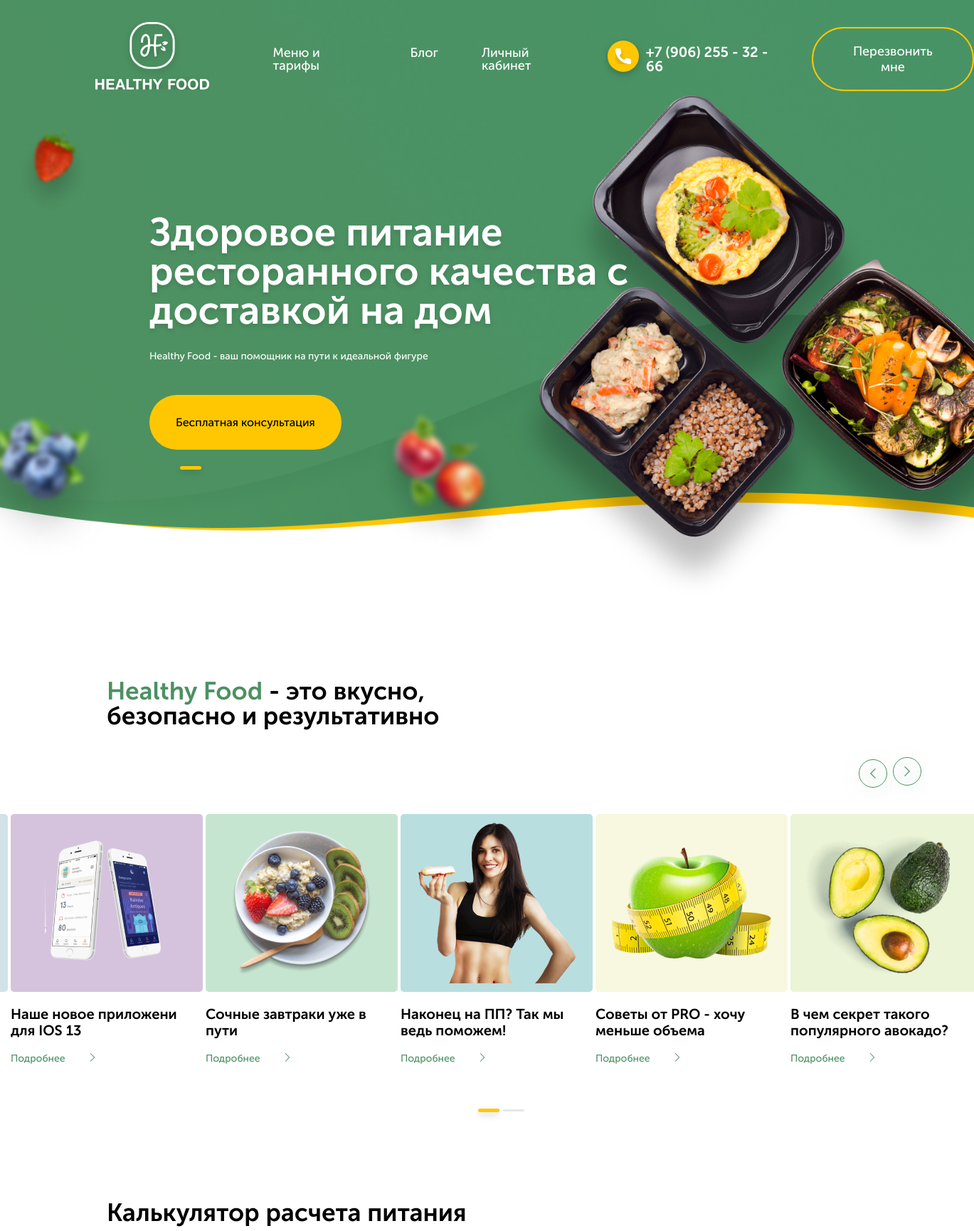
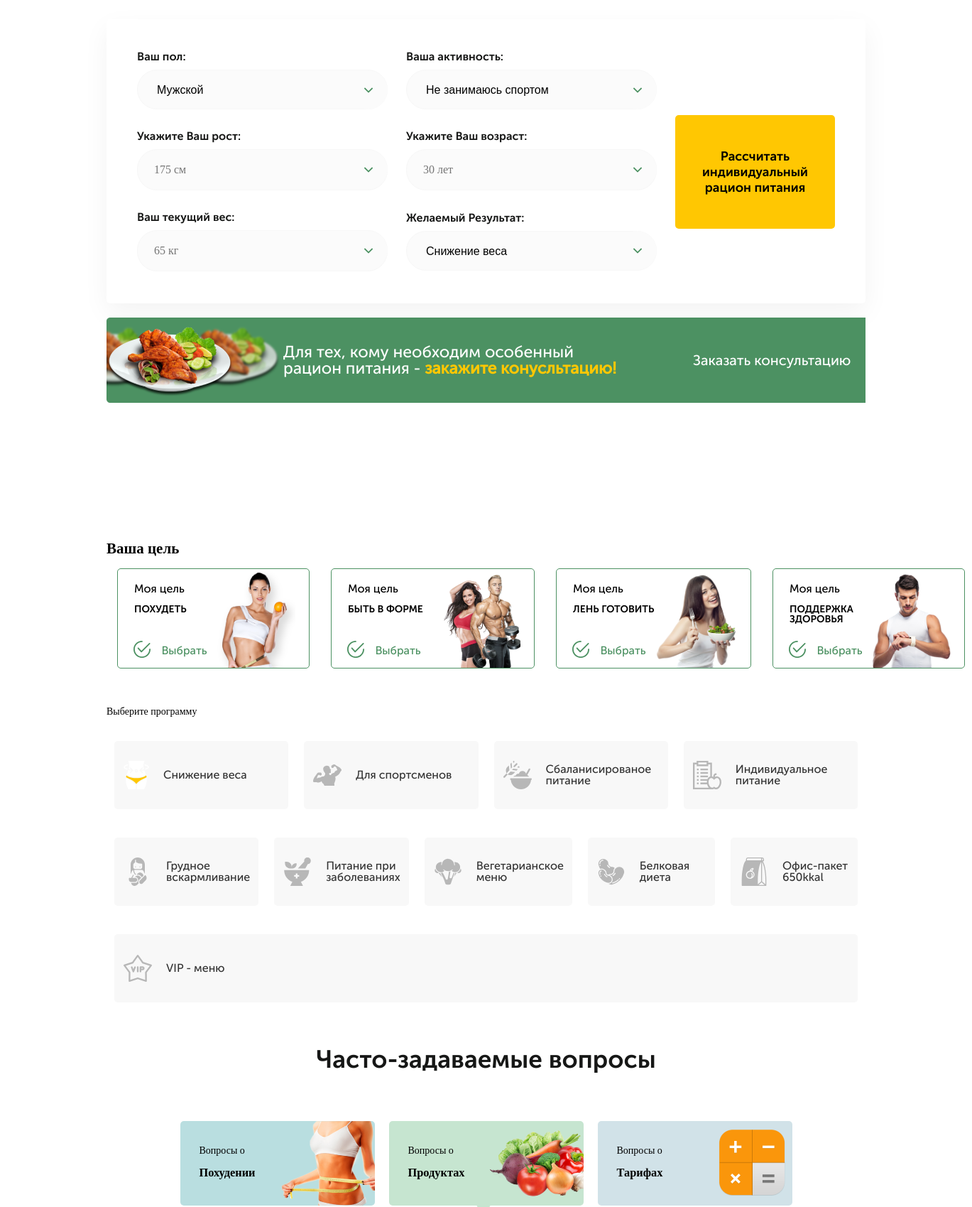
The page / (upper part) on the database its author committed (2 pictures, top to bottom).
### healthyfood/apps/main_page/models.py (models this page shows, shortened)
class HeaderSlider(models.Model):
    slider_header= models.CharField(("Обозначение о чем этот слайд"), max_length=50, null = True, blank = True)
    main_text = models.CharField(("Главный текст слайдера"), max_length=300)
    small_text = models.CharField(("Маленький текст слайдера"), max_length=200, null = True, blank = True)
    button = models.CharField( ("Текст кнопки"), max_length=50, null = True, blank = True)
    class Meta:
        db_table = ''
        managed = True
        verbose_name = 'Слайд хедера'
        verbose_name_plural = 'Слайды хедера'

class PageHeaders(models.Model):
    class Meta:
        db_table = ''
        managed = True
        verbose_name = 'Заголовоки страницы'
        verbose_name_plural = 'Заголовки страницы'
    anons_header = models.CharField(("Заголовок анонса"), max_length=100)
    anons_header_bold = models.CharField(("Выделенный текст заголовка анонса"), max_length=50, null = True, blank = True)
    calculator_header = models.CharField(("Заголовок калькулятора"), max_length=100)
    menu_header = models.CharField(("Заголовок меню"), max_length=100)
    menu_smalltext = models.CharField(("маленький текст в меню"), max_length=200)
    buy_header = models.CharField(("Заголовок 'Закажи сейчас' "), max_length=100)
    reviews_header = models.CharField(("Заголовок отзывов"), max_length=100)
    questions_header = models.CharField(("Заголовок вопросов"), max_length=100)

class PageSlider(models.Model):
    class Meta:
        db_table = ''
        managed = True
        verbose_name = 'Слайд анонса'
        verbose_name_plural = 'Слайды анонса'
    anons_slider_name = models.CharField(("Имя слайда"), max_length=50)
    anons_slider_text = models.CharField(("Текст слайда"), max_length=50)
    anons_slider_image = models.ImageField(("Картинка слайда"), upload_to='img', height_field=None, width_field=None, max_length=100)
    anons_slider_bgcolor = models.CharField (("Цвет фона слайда"), default= '#F0F0F0',  max_length=7)
    anons_slider_link = models.CharField(("Сылка слайда"), max_length=200, default="#")

class ProgrammsBig(models.Model):
    class Meta:
        db_table = ''
        managed = True
        verbose_name = 'Большой блок '
        verbose_name_plural = 'Большие блоки'
    big_text = models.CharField(("Название блока"), max_length=50)
    big_img = models.FileField(("Картинка блока"), upload_to='img')
    category = models.ForeignKey(MenuCategory, verbose_name=("Категория привязываемая к блоку"), on_delete=models.CASCADE)

class ProgrammsSmall(models.Model):
    class Meta:
        db_table = ''
        managed = True
        verbose_name = 'Маленький блок '
        verbose_name_plural = 'Маленькие блоки'
    name = models.CharField(("Название маленького блока"), max_length=50)
    small_img = models.FileField(("Картинка блока"), upload_to='img')
    cat = models.IntegerField(("Номер блока"))
    category = models.ForeignKey(MenuCategory, verbose_name=("Категория меню привязываемая к этому блоку"), on_delete=models.CASCADE)

### healthyfood/apps/main_page/views.py (the view)
# urls.py: path('', views.Base.as_view(), name = 'headers'),
class Base(CartMixin, View):
    def get(self, request):
        headers = PageHeaders.objects.all()
        header_slider = HeaderSlider.objects.all()
        page_slider = PageSlider.objects.all()
        programms_big = ProgrammsBig.objects.all()
        programms_small = ProgrammsSmall.objects.all()
        reviews = Reviews.objects.all()
        reviews_count = reviews.count()
        questions = QuestionsAnswers.objects.all()
        days  = Days.objects.all()
        categories = MenuCategory.objects.all()
        menu = Menu.objects.all()
        return render(request, 'main_page/page.html',{
        "headers": headers,
        'header_slider': header_slider,
        'page_slider': page_slider,
        'programms_big': programms_big,
        'programms_small': programms_small,
        'reviews': reviews,
        "reviews_count" : reviews_count,
        'questions': questions,
        'days': days,
        'categories' :categories,
        'cart': self.cart,
        'menu': menu,
        })

### healthyfood/apps/main_page/mixins.py (called while the page is built)
    def dispatch(self, request, *args, **kwargs):
        if request.user.is_authenticated:
            customer = Customer.objects.filter(user=request.user).first()
            if not customer:
                customer = Customer.objects.create(
                    user = request.user
                )
            cart = Cart.objects.filter(owner=customer, in_order=False).first()
            if not cart:
                cart = Cart.objects.create(owner=customer)
        else:
            cart=Cart.objects.filter(for_anonymous_user=True).first()
            if not cart:
                cart = Cart.objects.create(for_anonymous_user=True)
        self.cart = cart
        return super().dispatch(request, *args, **kwargs)

### healthyfood/templates/main_page/page.html (shortened to what this page needs)
{% extends "base.html" %}
{% load static %}
{% block headerslider %}
<div class="container">
    {% if header_slider%}
<div class="header__slider" id="slider-1">
     {% for a in header_slider%}
     <div class="header__slider__item">
        <h3>{{a.main_text}}</h3>
        {% if a.small_text %}
            <p>{{a.small_text}}</p>
        {% endif %}
        {% if a.button %}
            <a href="#popup" class="popup-link">
                <button class="header__slider__item__button"> {{a.button}} </button>
            </a>
        {% endif %}
    </div>
     {%endfor%}
</div>
 {% endif %}
</div>
</div>
{% endblock headerslider %}
{% block content %}
<div class="page">
    <div class="slider">
        <div class="slider__header">
                <h2>
                    {% for a in headers  %}
                    <b>{{a.anons_header_bold}}</b> - {{a.anons_header}}
                    {% endfor %}
                </h2>
        </div>
        {% if page_slider %}
        <div class="slider__slick" id="slider-2">
            {% for a in page_slider %}
            <div class="slider__slick__item">
                <div class="image__box" style="background: {{a.anons_slider_bgcolor}};">
                    <img src="{{ a.anons_slider_image.url }}" alt="" class="image">
                </div>
                    <p class="discription">
                        {{a.anons_slider_text}}
                    </p>
                    <a href="{{a.anons_slider_link}}" class="detailed">Подробнее</a>
                </div>
            {% endfor %}
        </div>
        {% endif %}
    </div>
    </div>
<div class="calculate" id="calculator">
    <h3 class="calculate__header">{% for a in headers %}
      {{a.calculator_header}}
    {% endfor %}</h3>
    <form action="{% if user.is_authenticated %}
    {% url 'filter' %}
    {% else %}
    {% url 'login' %}
    {% endif %}" method="GET" >
        <div class="calculate__box">
            <div class="calculate__box__item first">
                <div class="calculate__box__block calculate__box__block__1">
                    <label for="" class="discription">Ваш пол:</label>
                    <select  id="gender" required class="input">
                        <option value="mail" selected='selected'>Мужской</option>
                    </select>
                </div>
                <div class="calculate__box__block calculate__box__block__2">
                    <label for="" class="discription">Ваша активность:</label>
                    <select   id="activity" required class="input">
                        <option value="1.2">Не занимаюсь спортом</option>
                    </select>
                </div>
                <div class="calculate__box__block calculate__box__block__3">
                    <label for="" class="discription">Укажите Ваш рост:</label>
                    <input type="text" placeholder="175 см" pattern="[0-9]{3}" required class="input" id="height">
                </div>
                <div class="calculate__box__block calculate__box__block__4">
                    <label for="" class="discription">Укажите Ваш возраст:</label>
                    <input type="text" placeholder="30 лет" pattern="[0-9]{1,3}" required class="input" id="age">
                </div>
                <div class="calculate__box__block calculate__box__block__5">
                    <label for="" class="discription">Ваш текущий вес:</label>
                    <input type="text" placeholder="65 кг" pattern="[0-9]{1,4}" required class="input" id="weight">
                </div>
                <div class="calculate__box__block calculate__box__block__6">
                    <label for="" class="discription">Желаемый Результат:</label>
                    <select  id="need_weight" required class="input">
                        <option value="lose_weight">Снижение веса</option>
                    </select>
                </div>
            </div>
            <div class="calculate__box__item second">
                <div class="calculate__box__block calculate__box__block__7">
                    <button class="calculate__box__block__button" id="submit__button">
                        Рассчитать индивидуальный рацион питания
                    </button>
                </div>
            </div>
        </div>
    </form>
    <div class="calculate__consultation">
        <p class="calculate__consultation__description">
            Для тех, кому необходим особенный<br> рацион питания - <b>закажите конусльтацию!</b>
        </p>
        <a id="popup" href="#popup" class="calculate__consultation__buy popup-link">Заказать консультацию</a>
    </div>
</div>
<div class="programms" id="programms">
<h2 class="programms__purpose">Ваша цель</h2>
<div class="programms__big">
    {% if programms_big %}
        {% for a in programms_big %}
        <a href="{% url 'menu' a.category.slug %}#menu " class="programms__big__block" id = 'big__block-{{a.id}}'>
            <div class="programms__big__block__item">
                <span class="programms__big__block__item__purpose">Моя цель</span>
                    <p class="programms__big__block__item__discription">{{a.big_text}} </p>
                <p class="programms__big__block__item__choose">Выбрать</p>
            </div>
            <div class="programms__big__block__item image">
                <img src="{{a.big_img.url}}" alt="" class="programms__big__block__item__img">
            </div>
        </a>
        {% endfor %}
    {% endif %}
</div>
<p class="programms__choise">Выберите программу</p>
<div class="programms__small">
    {% for a in programms_small  %}
        <a href="{% url 'menu' menu_cat=a.category.slug %}#menu" class="programms__small__items " id = 'small__block-{{a.cat}}'>
            <img src="{{a.small_img.url}}" alt="" class="programms__small__items__ico">
            <span class="programms__small__items__discription">{{a.name}} </span>
        </a>
    {% endfor %}
</div>
</div>
<div class="questions">
<h1 class="questions__header">Часто-задаваемые вопросы</h1>
<div class="questions__section">
    <div class="questions__section__item " data-filter="weight">
        <div class="questions__section__item__block">
            <p class="questions__section__item__block__about">Вопросы о</p>
            <h3 class="questions__section__item__block__name">Похудении</h3>
        </div>
        <div class="questions__section__item__block">
            <img src="{% static '/images/section-girl.png' %}" alt="">
        </div>
    </div>
    <div class="questions__section__item active" data-filter="products">
        <div class="questions__section__item__block" >
            <p class="questions__section__item__block__about">Вопросы о</p>
            <h3 class="questions__section__item__block__name">Продуктах</h3>
        </div>
        <div class="questions__answers__item__block">
            <img src="{% static '/images/ovoshhi.png' %}" alt="">
        </div>
    </div>
    <div class="questions__section__item " data-filter="tarifs">
        <div class="questions__section__item__block">
            <p class="questions__section__item__block__about">Вопросы о</p>
            <h3 class="questions__section__item__block__name">Тарифах</h3>
        </div>
        <div class="questions__answers__item__block">
            <img src="{% static '/images/Calculator.png' %}" alt="">
        </div>
    </div>
</div>
</div>
{% endblock content %}

### rows shown on the page
HeaderSlider: main_text "Здоровое питание ресторанного качества с доставкой на дом", small_text "Healthy Food - ваш помощник на пути к идеальной фигуре", button "Бесплатная консультация"
PageHeaders: anons_header_bold "Healthy Food", anons_header "это вкусно, безопасно и результативно", calculator_header "Калькулятор расчета питания"
PageSlider: anons_slider_image (picture), anons_slider_text "Наше новое приложени для IOS 13"
PageSlider: anons_slider_image (picture), anons_slider_text "Сочные завтраки уже в пути"
PageSlider: anons_slider_image (picture), anons_slider_text "Наконец на ПП? Так мы ведь поможем!"
PageSlider: anons_slider_image (picture), anons_slider_text "Советы от PRO - хочу меньше объема"
PageSlider: anons_slider_image (picture), anons_slider_text "В чем секрет такого популярного авокадо?"
ProgrammsBig: big_text "ПОХУДЕТЬ", big_img (picture)
ProgrammsBig: big_text "БЫТЬ В ФОРМЕ", big_img (picture)
ProgrammsBig: big_text "ЛЕНЬ ГОТОВИТЬ", big_img (picture)
ProgrammsBig: big_text "ПОДДЕРЖКА ЗДОРОВЬЯ", big_img (picture)
ProgrammsSmall: small_img (picture), name "Снижение веса"
ProgrammsSmall: small_img (picture), name "Для спортсменов"
ProgrammsSmall: small_img (picture), name "Сбаланисированое питание"
ProgrammsSmall: small_img (picture), name "Индивидуальное питание"
ProgrammsSmall: small_img (picture), name "Грудное вскармливание"
ProgrammsSmall: small_img (picture), name "Питание при заболеваниях"
ProgrammsSmall: small_img (picture), name "Вегетарианское меню"
ProgrammsSmall: small_img (picture), name "Белковая диета"
ProgrammsSmall: small_img (picture), name "Офис-пакет 650kkal"
ProgrammsSmall: small_img (picture), name "VIP - меню"
